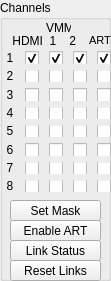
    <widget class="QGroupBox" name="groupBox_3">
     <property name="geometry">
      <rect>
       <x>150</x>
       <y>70</y>
       <width>111</width>
       <height>281</height>
      </rect>
     </property>
     <property name="font">
      <font>
       <pointsize>9</pointsize>
      </font>
     </property>
     <property name="title">
      <string>Channels</string>
     </property>
     <widget class="QLabel" name="label_17">
      <property name="geometry">
       <rect>
        <x>46</x>
        <y>20</y>
        <width>25</width>
        <height>16</height>
       </rect>
      </property>
      <property name="font">
       <font>
        <pointsize>9</pointsize>
       </font>
      </property>
      <property name="text">
       <string>VMM</string>
      </property>
      <property name="textFormat">
       <enum>Qt::AutoText</enum>
      </property>
     </widget>
     <widget class="QWidget" name="layoutWidget">
      <property name="geometry">
       <rect>
        <x>0</x>
        <y>30</y>
        <width>111</width>
        <height>21</height>
       </rect>
      </property>
      <layout class="QGridLayout" name="gridLayout_9" columnstretch="4,1,0,0">
       <property name="rightMargin">
        <number>0</number>
       </property>
       <item row="0" column="1">
        <widget class="QLabel" name="label_12">
         <property name="font">
          <font>
           <pointsize>9</pointsize>
          </font>
         </property>
         <property name="text">
          <string>1  </string>
         </property>
         <property name="alignment">
          <set>Qt::AlignRight|Qt::AlignTrailing|Qt::AlignVCenter</set>
         </property>
        </widget>
       </item>
       <item row="0" column="0">
        <widget class="QLabel" name="label_11">
         <property name="font">
          <font>
           <pointsize>9</pointsize>
          </font>
         </property>
         <property name="text">
          <string>HDMI</string>
         </property>
         <property name="textFormat">
          <enum>Qt::AutoText</enum>
         </property>
         <property name="alignment">
          <set>Qt::AlignRight|Qt::AlignTrailing|Qt::AlignVCenter</set>
         </property>
        </widget>
       </item>
       <item row="0" column="2">
        <widget class="QLabel" name="label_13">
         <property name="font">
          <font>
           <pointsize>9</pointsize>
          </font>
         </property>
         <property name="text">
          <string>2  </string>
         </property>
         <property name="alignment">
          <set>Qt::AlignCenter</set>
         </property>
         <property name="indent">
          <number>0</number>
         </property>
        </widget>
       </item>
       <item row="0" column="3">
        <widget class="QLabel" name="label_33">
         <property name="font">
          <font>
           <pointsize>8</pointsize>
          </font>
         </property>
         <property name="text">
          <string>ART</string>
         </property>
        </widget>
       </item>
      </layout>
     </widget>
     <widget class="QWidget" name="layoutWidget">
      <property name="geometry">
       <rect>
        <x>0</x>
        <y>51</y>
        <width>111</width>
        <height>141</height>
       </rect>
      </property>
      <layout class="QGridLayout" name="gridLayout_11">
       <item row="0" column="0">
        <widget class="QCheckBox" name="hdmi1">
         <property name="sizeIncrement">
          <size>
           <width>0</width>
           <height>0</height>
          </size>
         </property>
         <property name="mouseTracking">
          <bool>true</bool>
         </property>
         <property name="layoutDirection">
          <enum>Qt::RightToLeft</enum>
         </property>
         <property name="text">
          <string>1  </string>
         </property>
         <property name="checked">
          <bool>true</bool>
         </property>
        </widget>
       </item>
       <item row="0" column="1">
        <widget class="QCheckBox" name="hdmi1_1">
         <property name="layoutDirection">
          <enum>Qt::RightToLeft</enum>
         </property>
         <property name="text">
          <string/>
         </property>
         <property name="checked">
          <bool>true</bool>
         </property>
        </widget>
       </item>
       <item row="0" column="2">
        <widget class="QCheckBox" name="hdmi1_2">
         <property name="layoutDirection">
          <enum>Qt::RightToLeft</enum>
         </property>
         <property name="text">
          <string/>
         </property>
         <property name="checked">
          <bool>true</bool>
         </property>
        </widget>
       </item>
       <item row="0" column="3">
        <widget class="QCheckBox" name="hdmi1_art">
         <property name="layoutDirection">
          <enum>Qt::RightToLeft</enum>
         </property>
         <property name="text">
          <string/>
         </property>
         <property name="checked">
          <bool>true</bool>
         </property>
        </widget>
       </item>
       <item row="1" column="0">
        <widget class="QCheckBox" name="hdmi2">
         <property name="layoutDirection">
          <enum>Qt::RightToLeft</enum>
         </property>
         <property name="text">
          <string>2  </string>
         </property>
         <property name="checked">
          <bool>false</bool>
         </property>
        </widget>
       </item>
       <item row="1" column="1">
        <widget class="QCheckBox" name="hdmi2_1">
         <property name="layoutDirection">
          <enum>Qt::RightToLeft</enum>
         </property>
         <property name="text">
          <string/>
         </property>
         <property name="checked">
          <bool>false</bool>
         </property>
        </widget>
       </item>
       <item row="1" column="2">
        <widget class="QCheckBox" name="hdmi2_2">
         <property name="layoutDirection">
          <enum>Qt::RightToLeft</enum>
         </property>
         <property name="text">
          <string/>
         </property>
         <property name="checked">
          <bool>false</bool>
         </property>
        </widget>
       </item>
       <item row="1" column="3">
        <widget class="QCheckBox" name="hdmi2_art">
         <property name="layoutDirection">
          <enum>Qt::RightToLeft</enum>
         </property>
         <property name="text">
          <string/>
         </property>
         <property name="checked">
          <bool>false</bool>
         </property>
        </widget>
       </item>
       <item row="2" column="0">
        <widget class="QCheckBox" name="hdmi3">
         <property name="layoutDirection">
          <enum>Qt::RightToLeft</enum>
         </property>
         <property name="text">
          <string>3  </string>
         </property>
         <property name="checked">
          <bool>false</bool>
         </property>
        </widget>
       </item>
       <item row="2" column="1">
        <widget class="QCheckBox" name="hdmi3_1">
         <property name="layoutDirection">
          <enum>Qt::RightToLeft</enum>
         </property>
         <property name="text">
          <string/>
         </property>
         <property name="checked">
          <bool>false</bool>
         </property>
        </widget>
       </item>
       <item row="2" column="2">
        <widget class="QCheckBox" name="hdmi3_2">
         <property name="layoutDirection">
          <enum>Qt::RightToLeft</enum>
         </property>
         <property name="text">
          <string/>
         </property>
         <property name="checked">
          <bool>false</bool>
         </property>
        </widget>
       </item>
       <item row="2" column="3">
        <widget class="QCheckBox" name="hdmi3_art">
         <property name="layoutDirection">
          <enum>Qt::RightToLeft</enum>
         </property>
         <property name="text">
          <string/>
         </property>
         <property name="checked">
          <bool>false</bool>
         </property>
        </widget>
       </item>
       <item row="3" column="0">
        <widget class="QCheckBox" name="hdmi4">
         <property name="layoutDirection">
          <enum>Qt::RightToLeft</enum>
         </property>
         <property name="text">
          <string>4  </string>
         </property>
         <property name="checked">
          <bool>false</bool>
         </property>
        </widget>
       </item>
       <item row="3" column="1">
        <widget class="QCheckBox" name="hdmi4_1">
         <property name="layoutDirection">
          <enum>Qt::RightToLeft</enum>
         </property>
         <property name="text">
          <string/>
         </property>
         <property name="checked">
          <bool>false</bool>
         </property>
        </widget>
       </item>
       <item row="3" column="2">
        <widget class="QCheckBox" name="hdmi4_2">
         <property name="layoutDirection">
          <enum>Qt::RightToLeft</enum>
         </property>
         <property name="text">
          <string/>
         </property>
         <property name="checked">
          <bool>false</bool>
         </property>
        </widget>
       </item>
       <item row="3" column="3">
        <widget class="QCheckBox" name="hdmi4_art">
         <property name="layoutDirection">
          <enum>Qt::RightToLeft</enum>
         </property>
         <property name="text">
          <string/>
         </property>
         <property name="checked">
          <bool>false</bool>
         </property>
        </widget>
       </item>
       <item row="4" column="0">
        <widget class="QCheckBox" name="hdmi5">
         <property name="layoutDirection">
          <enum>Qt::RightToLeft</enum>
         </property>
         <property name="text">
          <string>5  </string>
         </property>
         <property name="checked">
          <bool>false</bool>
         </property>
        </widget>
       </item>
       <item row="4" column="1">
        <widget class="QCheckBox" name="hdmi5_1">
         <property name="layoutDirection">
          <enum>Qt::RightToLeft</enum>
         </property>
         <property name="text">
          <string/>
         </property>
         <property name="checked">
          <bool>false</bool>
         </property>
        </widget>
       </item>
       <item row="4" column="2">
        <widget class="QCheckBox" name="hdmi5_2">
         <property name="layoutDirection">
          <enum>Qt::RightToLeft</enum>
         </property>
         <property name="text">
          <string/>
         </property>
         <property name="checked">
          <bool>false</bool>
         </property>
        </widget>
       </item>
       <item row="4" column="3">
        <widget class="QCheckBox" name="hdmi5_art">
         <property name="layoutDirection">
          <enum>Qt::RightToLeft</enum>
         </property>
         <property name="text">
          <string/>
         </property>
         <property name="checked">
          <bool>false</bool>
         </property>
        </widget>
       </item>
       <item row="5" column="0">
        <widget class="QCheckBox" name="hdmi6">
         <property name="layoutDirection">
          <enum>Qt::RightToLeft</enum>
         </property>
         <property name="text">
          <string>6  </string>
         </property>
         <property name="checked">
          <bool>false</bool>
         </property>
        </widget>
       </item>
       <item row="5" column="1">
        <widget class="QCheckBox" name="hdmi6_1">
         <property name="layoutDirection">
          <enum>Qt::RightToLeft</enum>
         </property>
         <property name="text">
          <string/>
         </property>
         <property name="checked">
          <bool>false</bool>
         </property>
        </widget>
       </item>
       <item row="5" column="2">
        <widget class="QCheckBox" name="hdmi6_2">
         <property name="layoutDirection">
          <enum>Qt::RightToLeft</enum>
         </property>
         <property name="text">
          <string/>
         </property>
         <property name="checked">
          <bool>false</bool>
         </property>
        </widget>
       </item>
       <item row="5" column="3">
        <widget class="QCheckBox" name="hdmi6_art">
         <property name="layoutDirection">
          <enum>Qt::RightToLeft</enum>
         </property>
         <property name="text">
          <string/>
         </property>
         <property name="checked">
          <bool>false</bool>
         </property>
        </widget>
       </item>
       <item row="6" column="0">
        <widget class="QCheckBox" name="hdmi7">
         <property name="layoutDirection">
          <enum>Qt::RightToLeft</enum>
         </property>
         <property name="text">
          <string>7  </string>
         </property>
         <property name="checked">
          <bool>false</bool>
         </property>
        </widget>
       </item>
       <item row="6" column="1">
        <widget class="QCheckBox" name="hdmi7_1">
         <property name="layoutDirection">
          <enum>Qt::RightToLeft</enum>
         </property>
         <property name="text">
          <string/>
         </property>
         <property name="checked">
          <bool>false</bool>
         </property>
        </widget>
       </item>
       <item row="6" column="2">
        <widget class="QCheckBox" name="hdmi7_2">
         <property name="layoutDirection">
          <enum>Qt::RightToLeft</enum>
         </property>
         <property name="text">
          <string/>
         </property>
         <property name="checked">
          <bool>false</bool>
         </property>
        </widget>
       </item>
       <item row="6" column="3">
        <widget class="QCheckBox" name="hdmi7_art">
         <property name="layoutDirection">
          <enum>Qt::RightToLeft</enum>
         </property>
         <property name="text">
          <string/>
         </property>
         <property name="checked">
          <bool>false</bool>
         </property>
        </widget>
       </item>
       <item row="7" column="0">
        <widget class="QCheckBox" name="hdmi8">
         <property name="layoutDirection">
          <enum>Qt::RightToLeft</enum>
         </property>
         <property name="text">
          <string>8  </string>
         </property>
         <property name="checked">
          <bool>false</bool>
         </property>
        </widget>
       </item>
       <item row="7" column="1">
        <widget class="QCheckBox" name="hdmi8_1">
         <property name="layoutDirection">
          <enum>Qt::RightToLeft</enum>
         </property>
         <property name="text">
          <string/>
         </property>
         <property name="checked">
          <bool>false</bool>
         </property>
        </widget>
       </item>
       <item row="7" column="2">
        <widget class="QCheckBox" name="hdmi8_2">
         <property name="layoutDirection">
          <enum>Qt::RightToLeft</enum>
         </property>
         <property name="text">
          <string/>
         </property>
         <property name="checked">
          <bool>false</bool>
         </property>
        </widget>
       </item>
       <item row="7" column="3">
        <widget class="QCheckBox" name="hdmi8_art">
         <property name="layoutDirection">
          <enum>Qt::RightToLeft</enum>
         </property>
         <property name="text">
          <string/>
         </property>
         <property name="checked">
          <bool>false</bool>
         </property>
        </widget>
       </item>
      </layout>
     </widget>
     <widget class="QPushButton" name="enableART">
      <property name="geometry">
       <rect>
        <x>10</x>
        <y>220</y>
        <width>91</width>
        <height>21</height>
       </rect>
      </property>
      <property name="font">
       <font>
        <pointsize>9</pointsize>
       </font>
      </property>
      <property name="text">
       <string>Enable ART</string>
      </property>
     </widget>
     <widget class="QPushButton" name="linkPB">
      <property name="geometry">
       <rect>
        <x>10</x>
        <y>240</y>
        <width>91</width>
        <height>21</height>
       </rect>
      </property>
      <property name="font">
       <font>
        <pointsize>9</pointsize>
       </font>
      </property>
      <property name="text">
       <string>Link Status</string>
      </property>
     </widget>
     <widget class="QPushButton" name="setMask">
      <property name="geometry">
       <rect>
        <x>10</x>
        <y>200</y>
        <width>91</width>
        <height>21</height>
       </rect>
      </property>
      <property name="font">
       <font>
        <pointsize>9</pointsize>
       </font>
      </property>
      <property name="text">
       <string>Set Mask</string>
      </property>
     </widget>
     <widget class="QPushButton" name="resetLinks">
      <property name="geometry">
       <rect>
        <x>10</x>
        <y>260</y>
        <width>91</width>
        <height>21</height>
       </rect>
      </property>
      <property name="font">
       <font>
        <pointsize>9</pointsize>
       </font>
      </property>
      <property name="text">
       <string>Reset Links</string>
      </property>
     </widget>
     <zorder>enableART</zorder>
     <zorder>linkPB</zorder>
     <zorder>setMask</zorder>
     <zorder>resetLinks</zorder>
     <zorder>layoutWidget</zorder>
     <zorder>layoutWidget</zorder>
     <zorder>label_17</zorder>
    </widget>
